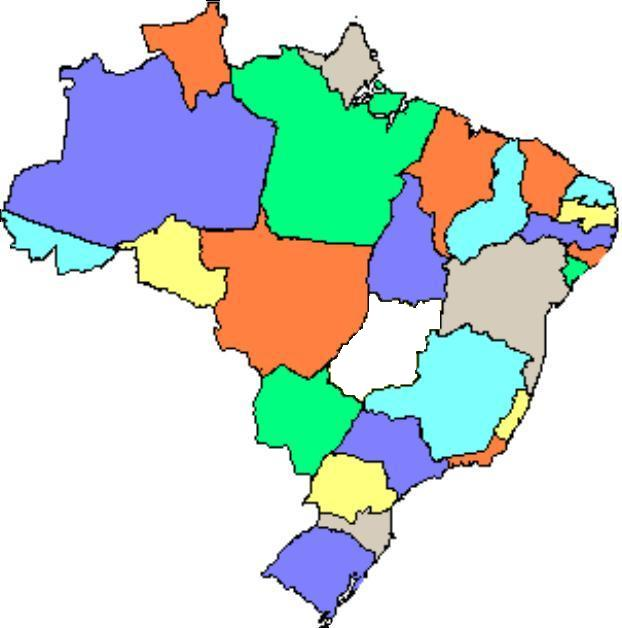
%> input picture Processamento Digital de Imagens/Exemplos_Professor/Exemplo_Segmentacao_9.jpg, 622 x 628 px
$ octave Exemplo_Segmentacao_9A.m   (GNU Octave 9; MATLAB toolbox functions it lacks are replaced by stand-ins)
%> lines starting %> are read from the running program, lines starting %| are printed output that depends on the picture; in (x1, y1, x2, y2) boxes, pixels count from 0 and x2, y2 are one past the last pixel; in counts of white or black regions, pixels touching at a corner belong together; the program's own positions count from 1
### Processamento Digital de Imagens/Exemplos_Professor/Exemplo_Segmentacao_9B.m
function crescimento = Exemplo_Segmentacao_9B(igray, linha, coluna, rang1, rang2)

l1 = linha-1;
l2 = linha+1;
c1 = coluna-1;
c2 = coluna+1;
if (l1 < 1)
    l1 = 1;
end
if (l2 > size(igray,1))
    l2 = size(igray,1);
end

if (c1 < 1)
    c1 = 1;
end
if (c2 > size(igray,2))
    c2 = size(igray,2);
end

flag_achou=1;
while (flag_achou == 1)
    flag_achou = 0;
    for l = l1 : l2
        for c = c1 : c2
            if ((igray(l,c) >= rang1) && (igray(l,c) <= rang2))
                igray(l,c) = -1;
                flag_achou = 1;
            end
        end
    end
    if (flag_achou == 1)
        l1 = l1 - 1;
        l2 = l2 + 1;
        c1 = c1 - 1;
        c2 = c2 + 1;
    end
    if (l1 < 1)
        l1 = 2;
    end
    if (l2 > size(igray,1))
        l2 = size(igray,1);
    end
    if (c1 < 1)
        c1 = 1;
    end
    if (c2 > size(igray,2))
        c2 = size(igray,2);
    end
end

crescimento = igray;
end

### Processamento Digital de Imagens/Exemplos_Professor/Exemplo_Segmentacao_9A.m
clear;
clc;

img=imread('Exemplo_Segmentacao_9.jpg');
%> img is the input picture: size 628x622x3 uint8; mean R, G, B 200.8, 215.9, 212.9
igray=rgb2gray(img);
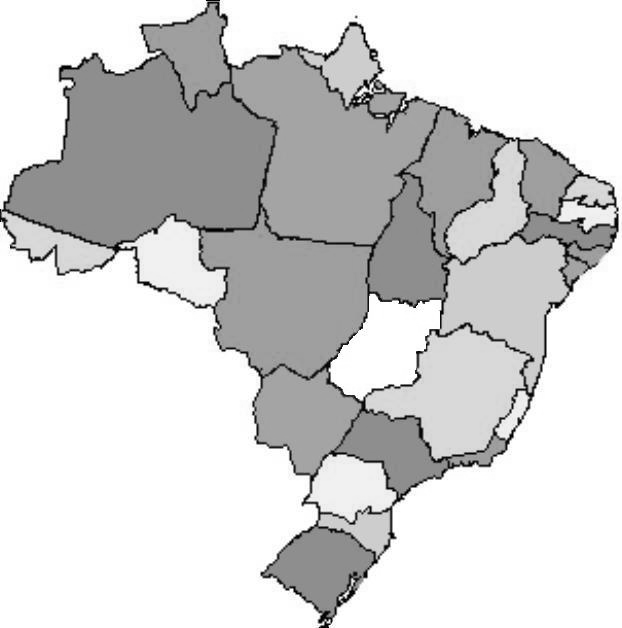
%> igray: size 628x622 uint8; min 0, max 255, mean 211.1

figure;
subplot(1,2,1);
imshow(img);
title('Original');

segmentada = Exemplo_Segmentacao_9B(igray, 350, 400, 240, 255);
%> after the loop in Exemplo_Segmentacao_9B, `while (flag_achou == 1)`:
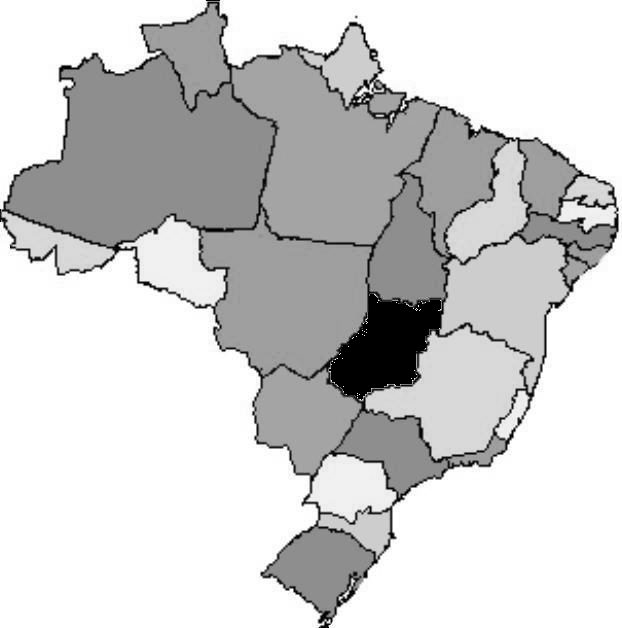
%> igray: size 628x622 uint8; 1.72% of pixels changed, all inside (x1, y1, x2, y2) = (329, 294, 441, 400)
%> after the loop in Exemplo_Segmentacao_9B, `while (flag_achou == 1)`: c1 = 329; c2 = 471; l1 = 279; l2 = 421

subplot(1,2,2);
imshow(segmentada);
title('Segmentada');
